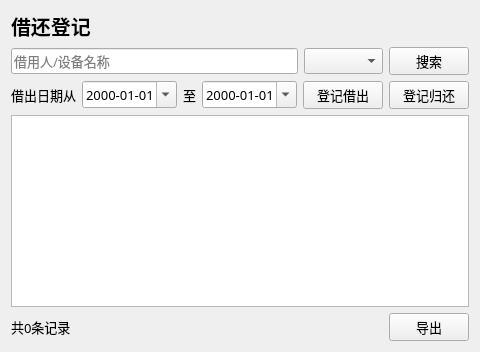
<?xml version="1.0" encoding="UTF-8"?>
<ui version="4.0">
 <class>BorrowPage</class>
 <widget class="QWidget" name="BorrowPage">
  <property name="font">
   <font>
    <family>微软雅黑</family>
    <pointsize>10</pointsize>
   </font>
  </property>
  <layout class="QGridLayout" name="gridLayout">
   <item row="0" column="0">
    <widget class="QLabel" name="label_title">
     <property name="font">
      <font>
       <family>微软雅黑</family>
       <pointsize>15</pointsize>
       <bold>true</bold>
      </font>
     </property>
     <property name="text">
      <string>借还登记</string>
     </property>
    </widget>
   </item>
   <item row="1" column="0">
    <layout class="QHBoxLayout" name="searchLayout">
     <item>
      <widget class="QLineEdit" name="edit_keyword">
       <property name="placeholderText">
        <string>借用人/设备名称</string>
       </property>
      </widget>
     </item>
     <item>
      <widget class="QComboBox" name="combo_status"/>
     </item>
     <item>
      <widget class="QPushButton" name="btn_search">
       <property name="text">
        <string>搜索</string>
       </property>
      </widget>
     </item>
    </layout>
   </item>
   <item row="2" column="0">
    <layout class="QHBoxLayout" name="dateLayout">
     <item>
      <widget class="QLabel" name="label_from">
       <property name="text">
        <string>借出日期从</string>
       </property>
      </widget>
     </item>
     <item>
      <widget class="QDateEdit" name="date_from">
       <property name="displayFormat">
        <string>yyyy-MM-dd</string>
       </property>
       <property name="calendarPopup">
        <bool>true</bool>
       </property>
      </widget>
     </item>
     <item>
      <widget class="QLabel" name="label_to">
       <property name="text">
        <string>至</string>
       </property>
      </widget>
     </item>
     <item>
      <widget class="QDateEdit" name="date_to">
       <property name="displayFormat">
        <string>yyyy-MM-dd</string>
       </property>
       <property name="calendarPopup">
        <bool>true</bool>
       </property>
      </widget>
     </item>
     <item>
      <widget class="QPushButton" name="btn_borrow">
       <property name="text">
        <string>登记借出</string>
       </property>
      </widget>
     </item>
     <item>
      <widget class="QPushButton" name="btn_return">
       <property name="text">
        <string>登记归还</string>
       </property>
      </widget>
     </item>
    </layout>
   </item>
   <item row="3" column="0">
    <widget class="QTableWidget" name="tableView">
     <property name="alternatingRowColors">
      <bool>true</bool>
     </property>
     <property name="selectionBehavior">
      <enum>QAbstractItemView::SelectRows</enum>
     </property>
    </widget>
   </item>
   <item row="4" column="0">
    <layout class="QHBoxLayout" name="statusLayout">
     <item>
      <widget class="QLabel" name="label_count">
       <property name="text">
        <string>共0条记录</string>
       </property>
      </widget>
     </item>
     <item>
      <spacer name="horizontalSpacer">
       <property name="orientation">
        <enum>Qt::Horizontal</enum>
       </property>
       <property name="sizeHint" stdset="0">
        <size>
         <width>40</width>
         <height>20</height>
        </size>
       </property>
      </spacer>
     </item>
     <item>
      <widget class="QPushButton" name="btn_export_borrow">
       <property name="text">
        <string>导出</string>
       </property>
      </widget>
     </item>
    </layout>
   </item>
  </layout>
 </widget>
 <resources/>
 <connections/>
</ui>
